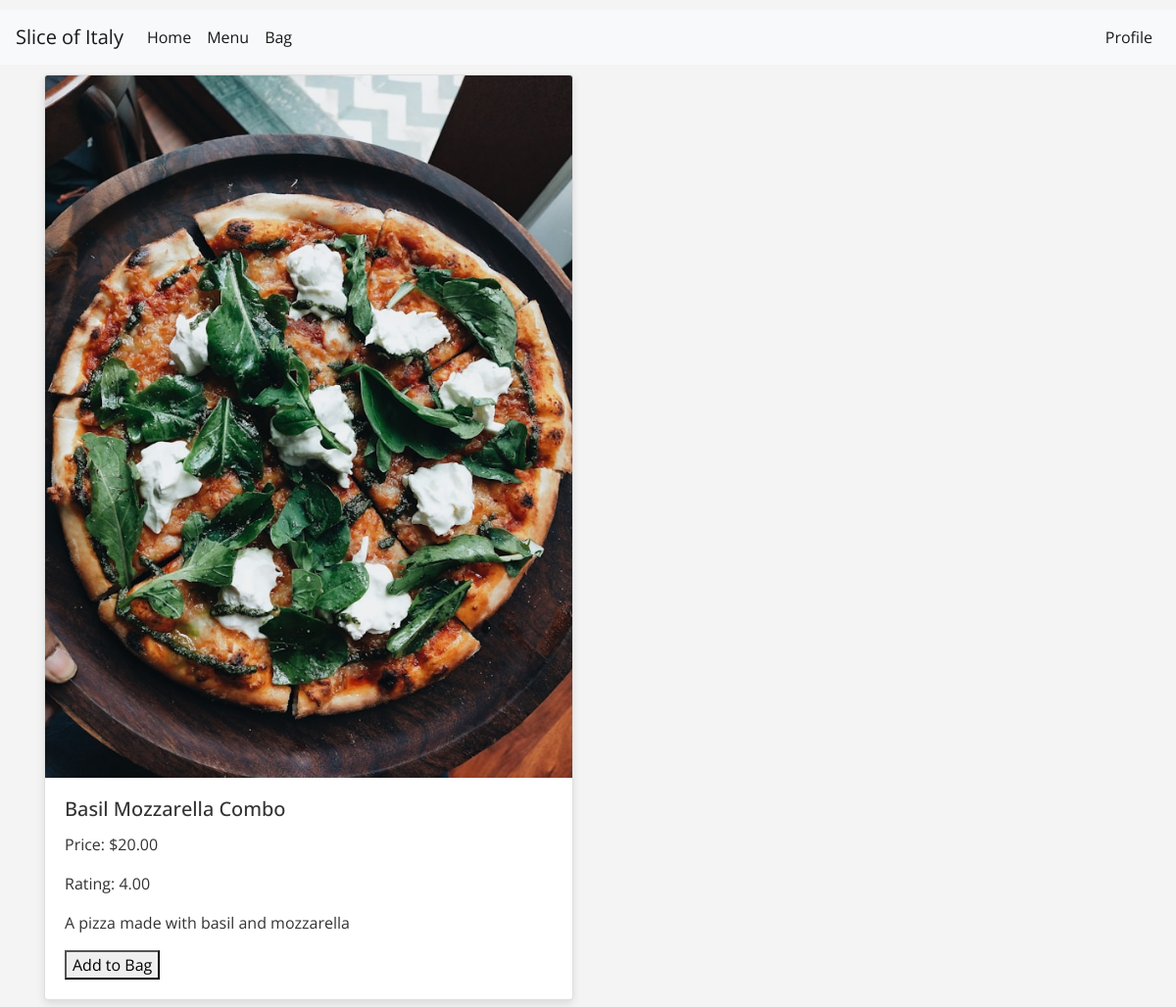
The page /pizzas/pizza/1/ on the database its author committed.
### pizzas/models.py (models this page shows, shortened)
class Pizza(models.Model):
    category = models.ForeignKey('Category', null=True, blank=True, on_delete=models.SET_NULL)
    sku = models.CharField(max_length=254, null=True, blank=True)
    name = models.CharField(max_length=254)
    description = models.TextField()
    price = models.DecimalField(max_digits=6, decimal_places=2)
    rating = models.DecimalField(max_digits=6, decimal_places=2, null=True, blank=True)
    image_url = models.URLField(max_length=1024, null=True, blank=True)
    image = models.ImageField(null=True, blank=True)

### pizzas/views.py (the view)
# urls.py: path('pizza/<int:pizza_id>/', views.pizzas_detail, name='pizzas_detail'),
def pizzas_detail(request, pizza_id):
    pizza = get_object_or_404(Pizza, pk=pizza_id)
    context = {
        'pizza': pizza,
    }
    return render(request, 'pizzas/pizzas_detail.html', context)

### pizzas/templates/pizzas/pizzas_detail.html (shortened to what this page needs)
{% extends "base.html" %}
{% block content %}
<div class="container">
    <div class="row">
        <div class="col-md-6 mb-3">
            <div class="card h-100">
                <img src="{{ pizza.image.url }}" class="card-img-top" alt="{{ pizza.name }}">
                <div class="card-body">
                    <h5 class="card-title">{{ pizza.name }}</h5>
                    <p class="card-text">Price: ${{ pizza.price }}</p>
                    <p class="card-text">Rating: {{ pizza.rating }}</p>
                    <p class="card-text">{{ pizza.description }}</p>
                    <form method="post" action="{% url 'add_to_bag' %}">
                        <button type="submit">Add to Bag</button>
                    </form>
                </div>
            </div>
        </div>
    </div>
</div>
{% endblock %}

### static/css/base.css (style rules this page uses)
:root { --primary-color: #008d41; --secondary-color: #F4F4F4; --accent-color: #CE2B37; --text-color: #333; --footer-background: #333; --font-primary: 'Open Sans', sans-serif; --font-secondary: 'Lobster', cursive; }
body, html { margin: 0; padding: 0; height: 100%; font-family: var(--font-primary); background-color: var(--secondary-color); color: var(--text-color); }
.card { box-shadow: 0 4px 8px rgba(0, 0, 0, 0.1); transition: transform 0.3s ease-in-out; }

### rows shown on the page
Pizza: image (picture), name "Basil Mozzarella Combo", price "20.00", rating "4.00", description "A pizza made with basil and mozzarella"
